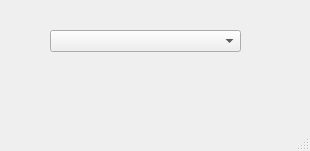
<?xml version="1.0" encoding="UTF-8"?>
<ui version="4.0">
 <class>MainWindow</class>
 <widget class="QMainWindow" name="MainWindow">
  <property name="geometry">
   <rect>
    <x>0</x>
    <y>0</y>
    <width>310</width>
    <height>151</height>
   </rect>
  </property>
  <property name="windowTitle">
   <string>MainWindow</string>
  </property>
  <widget class="QWidget" name="centralwidget">
   <widget class="QComboBox" name="comboBox">
    <property name="geometry">
     <rect>
      <x>50</x>
      <y>30</y>
      <width>191</width>
      <height>22</height>
     </rect>
    </property>
   </widget>
  </widget>
  <widget class="QMenuBar" name="menubar">
   <property name="geometry">
    <rect>
     <x>0</x>
     <y>0</y>
     <width>310</width>
     <height>21</height>
    </rect>
   </property>
  </widget>
  <widget class="QStatusBar" name="statusbar"/>
 </widget>
 <resources/>
 <connections/>
</ui>
